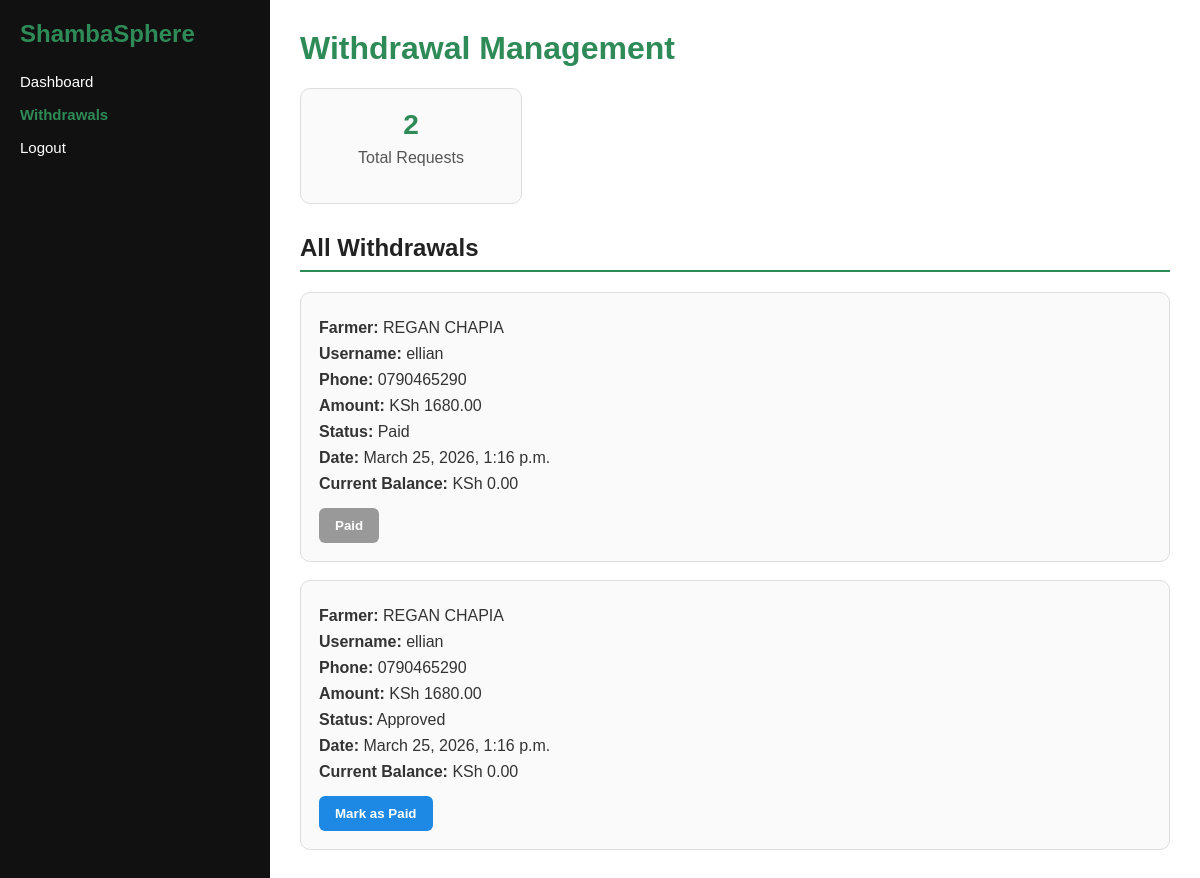
Screenshot of /admin-withdrawals/ (signed in) with the database file from the repository.
### myapp/models.py (models this page shows, shortened)
class Withdrawal(models.Model):
    farmer = models.ForeignKey(FarmerProfile, on_delete=models.CASCADE)
    amount = models.DecimalField(max_digits=10, decimal_places=2)
    status = models.CharField(
        max_length=20,
        choices=[
            ("Pending", "Pending"),
            ("Approved", "Approved"),
            ("Paid", "Paid"),
        ],
        default="Pending"
    )
    created_at = models.DateTimeField(auto_now_add=True)

class FarmerProfile(models.Model):
    user = models.OneToOneField(User, on_delete=models.CASCADE)
    phone = models.CharField(max_length=20)
    county = models.CharField(max_length=100)
    farm_name = models.CharField(max_length=200)
    farming_type = models.CharField(max_length=100)
    farm_size = models.FloatField()
    experience = models.IntegerField()
    farm_description = models.TextField(blank=True)
    produce_categories = models.CharField(max_length=255, blank=True)
    active_status = models.CharField(max_length=10)
    harvest_season = models.CharField(max_length=50)
    delivery = models.CharField(max_length=10)
    balance = models.DecimalField(max_digits=10, decimal_places=2, default=0)

### myapp/views.py (the view)
# urls.py: path('admin-withdrawals/', views.admin_withdrawals, name='admin_withdrawals'),
@staff_member_required
def admin_withdrawals(request):
    withdrawals = Withdrawal.objects.select_related("farmer", "farmer__user").order_by("-created_at")
    context = {
        "withdrawals": withdrawals,
    }
    return render(request, "admin-withdrawals.html", context)

### myapp/templates/admin-withdrawals.html (shortened to what this page needs)
{% load static %}
<!DOCTYPE html>
<html lang="en">
<head>
    <link rel="stylesheet" href="{% static 'css/admin-withdrawals.css' %}">
</head>
<body>
<div class="dashboard">
    <div class="sidebar">
        <h2>ShambaSphere</h2>
        <ul>
            <li><a href="{% url 'admin_dashboard' %}">Dashboard</a></li>
            <li><a href="{% url 'admin_withdrawals' %}" class="active-link">Withdrawals</a></li>
            <li><a href="{% url 'logout' %}">Logout</a></li>
        </ul>
    </div>
    <div class="main-content">
        <h1>Withdrawal Management</h1>
        <div class="summary-cards">
            <div class="summary-card">
                <h3>{{ withdrawals|length }}</h3>
                <p>Total Requests</p>
            </div>
        </div>
        <section>
            <h2>All Withdrawals</h2>
            {% for withdrawal in withdrawals %}
            <div class="withdrawal-card">
                <p><strong>Farmer:</strong> {{ withdrawal.farmer.user.first_name }} {{ withdrawal.farmer.user.last_name }}</p>
                <p><strong>Username:</strong> {{ withdrawal.farmer.user.username }}</p>
                <p><strong>Phone:</strong> {{ withdrawal.farmer.phone }}</p>
                <p><strong>Amount:</strong> KSh {{ withdrawal.amount }}</p>
                <p><strong>Status:</strong> {{ withdrawal.status }}</p>
                <p><strong>Date:</strong> {{ withdrawal.created_at }}</p>
                <p><strong>Current Balance:</strong> KSh {{ withdrawal.farmer.balance }}</p>
                <div class="action-buttons">
                    {% if withdrawal.status == "Approved" %}
                    <form method="POST" action="{% url 'mark_withdrawal_paid' withdrawal.id %}">
                        <button type="submit" class="paid-btn">Mark as Paid</button>
                    </form>
                    {% endif %}
                    {% if withdrawal.status == "Paid" %}
                    <button type="button" class="done-btn" disabled>Paid</button>
                    {% endif %}
                </div>
            </div>
            {% empty %}
            <p class="empty-text">No withdrawal requests found.</p>
            {% endfor %}
        </section>
    </div>
</div>
</body>
</html>

### myapp/static/css/admin-withdrawals.css (style rules this page uses)
body { margin: 0; font-family: Arial, sans-serif; background: #f5f5f5; }
.dashboard { display: flex; min-height: 100vh; }
.sidebar { width: 230px; background: #111; color: white; padding: 20px; }
.sidebar h2 { color: #2e8b57; margin-top: 0; }
.sidebar ul { list-style: none; padding: 0; margin: 25px 0 0; }
.sidebar ul li { margin: 15px 0; }
.sidebar ul li a { color: white; text-decoration: none; font-size: 15px; }
.sidebar ul li a:hover, .sidebar ul li a.active-link { color: #2e8b57; font-weight: bold; }
.main-content { flex: 1; padding: 30px; background: white; }
.main-content h1 { color: #2e8b57; margin-top: 0; }
.main-content h2 { color: #222; border-bottom: 2px solid #2e8b57; padding-bottom: 8px; margin-top: 30px; }
.summary-cards { display: flex; gap: 20px; margin: 20px 0 30px; }
.summary-card { background: #fafafa; border: 1px solid #ddd; padding: 20px; min-width: 180px; border-radius: 10px; text-align: center; }
.summary-card h3 { margin: 0; font-size: 28px; color: #2e8b57; }
.summary-card p { margin-top: 8px; color: #555; }
.withdrawal-card { border: 1px solid #ddd; background: #fafafa; padding: 18px; border-radius: 10px; margin-bottom: 18px; }
.withdrawal-card p { margin: 8px 0; color: #333; }
.action-buttons { margin-top: 15px; display: flex; gap: 10px; flex-wrap: wrap; }
.action-buttons form { margin: 0; }
.approve-btn, .paid-btn, .done-btn { border: none; padding: 10px 16px; cursor: pointer; border-radius: 6px; font-weight: bold; }
.paid-btn { background: #1e88e5; color: white; }
.done-btn { background: #999; color: white; cursor: not-allowed; }

### rows the page displays
Withdrawal: farmer.user.first_name "REGAN", farmer.user.last_name "CHAPIA", farmer.user.username "ellian", farmer.phone "0790465290", amount "1680.00", status "Paid", created_at "March 25, 2026, 1:16 p.m.", farmer.balance "0.00"
Withdrawal: farmer.user.first_name "REGAN", farmer.user.last_name "CHAPIA", farmer.user.username "ellian", farmer.phone "0790465290", amount "1680.00", status "Approved", created_at "March 25, 2026, 1:16 p.m.", farmer.balance "0.00", shows "Mark as Paid"

### other values shown
{{ withdrawals|length }} "2"
